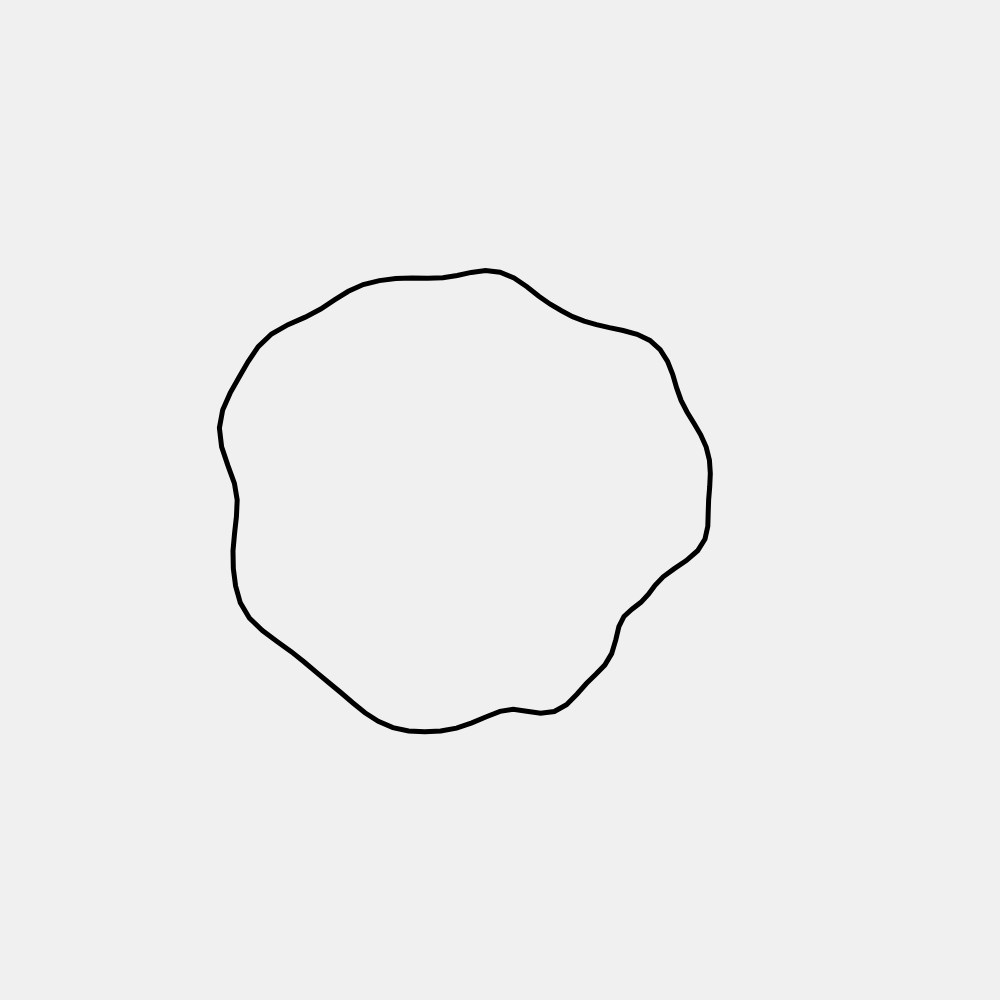
Frame 1 (no input)
Frame 60 (no input): identical to frame 1, image omitted
Frame 120 (the mouse pressed at the canvas centre since frame 60): identical to frame 1, image omitted

The p5.js sketch that drew this single still picture (run headless with seeded random() and noise() and a simulated clock; from frame 60 on, the mouse is pressed at the canvas centre):

// p5.js sketch
// ── sketch.js
let shape; 

function setup() {
  createCanvas(1000, 1000);

  shape = new noiseCircle(width/2, height/2, 200); 
}

function draw() {
  background(240);
  // fill(0);
  // ellipse(width / 2, height / 2, 200);
  
  strokeWeight(5)
  shape.show(); 
}

class noiseCircle{
  constructor(x,y,r_){
    this.pos = createVector(x,y); 
    this.r = r_; 
    this.noiseMax = 0.5; 
    this.numPoints = 100; 
    this.rMin = this.r/2; 
    this.rMax = this.r*2; 
  }

  show(){
    beginShape();
    noFill();
    for(let i = 0; i < this.numPoints; i++){
      let a = map(i, 0, this.numPoints, 0, TAU); 
      let xoff = map(cos(a), -1, 1, 0, 1); 
      let yoff = map(sin(a), -1, 1, 0, 1);
      let n = noise(xoff, yoff); 
      let r = map(n, 0, 1, this.rMin, this.rMax); 

      let x = this.pos.x + r*cos(a); 
      let y = this.pos.y + r*sin(a); 
      vertex(x,y); 
    }
    endShape(CLOSE); 
  }
}
